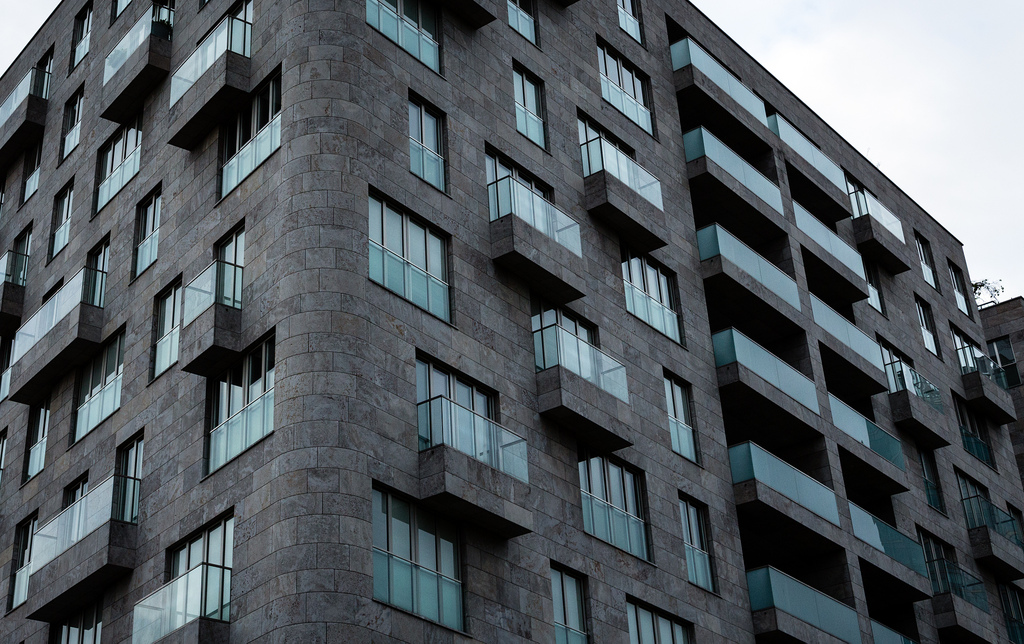
#> input picture 计算机视觉实践-练习3/srcnn/dataset/urban100/img_001.png, 1024 x 644 px, found by its file name; its folder holds only this picture in this run
$ python dataset.py
#> lines starting #> are read from the running program, lines starting #| are printed output that depends on the picture
import os
import cv2
import random
import numpy as np


class MyData:
    def __init__(self, path):
        self.path = path
        self.img_list = os.listdir(path)

    def __getitem__(self, index):
        img_name = self.img_list[index]
        img_item_path = os.path.join(self.path, img_name)
        img = cv2.imread(img_item_path)
        img = cv2.cvtColor(img, cv2.COLOR_BGR2YCrCb)
#> img: shape (644, 1024, 3); mean of channels 0, 1, 2 90.5, 123.9, 131.8
        img = img[:, :, 0]
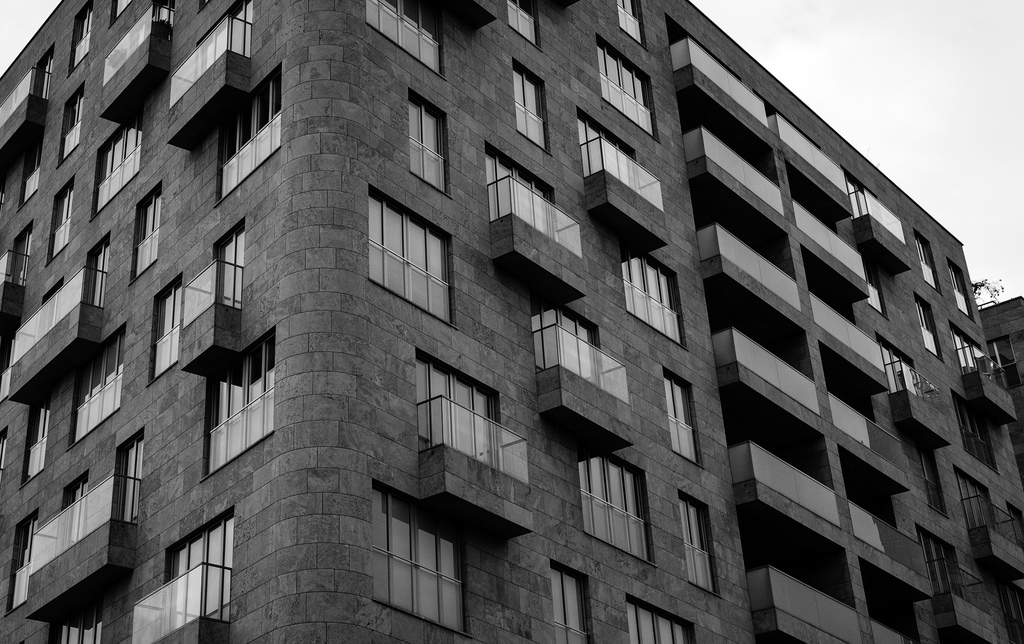
#> img: shape (644, 1024); min 0, max 255, mean 90.5
        return img

    def __len__(self):
        return len(self.img_list)


class SRCNNDataset:
    def __init__(self, hr_list, lr_list):
        self.hr_list = hr_list
        self.lr_list = lr_list

    def __getitem__(self, index):
        input_low_resolution = self.lr_list[index]
        label_high_resolution = self.hr_list[index]
        return input_low_resolution, label_high_resolution

    def __len__(self):
        return len(self.hr_list)


# 数据增强
def data_augment(data_img, augment_kind):
    (w, h) = (data_img.shape[0], data_img.shape[1])
    center = (w / 2, h / 2)
    angle = 0
    if augment_kind == 1:
        angle = 90
    elif augment_kind == 2:
        angle = 180
    elif augment_kind == 3:
        angle = 270

    m = cv2.getRotationMatrix2D(center, angle, 1.0)  # 执行仿射变换（旋转）
    rotated = cv2.warpAffine(data_img, m, (h, w))
    return rotated


def data_augment2(data_img, augment_kind):
    scale = 1
    if augment_kind == 1:
        scale = 0.9
    elif augment_kind == 2:
        scale = 1.1
    elif augment_kind == 3:
        scale = 1.2

    return cv2.resize(data_img, dsize=None, fx=scale, fy=scale, interpolation=cv2.INTER_CUBIC)


# size*size的patch
def get_patch(img_array, size):
    patch_list = []
    for n in range(len(img_array)):
        h = img_array[n].shape[0]
        step = int(h / size)
        for x in range(step):
            for y in range(step):
                temp_crop = img_array[n][size * x:size * (x + 1), size * y:size * (y + 1)]
                patch_list.append(temp_crop)
    return patch_list


img_data = MyData(r"E:\mindspore\srcnn\dataset\urban100")


# 将图像裁成正方形
def img_center_crop(image, crop_size):
    img_h = image.shape[0]
    img_w = image.shape[1]

    x_left = int(img_h / 2) - int(crop_size / 2)
    x_right = int(img_h / 2) + int(crop_size / 2)
    y_left = int(img_w/2) - int(crop_size / 2)
    y_right = int(img_w / 2) + int(crop_size / 2)
    img_crop = image[x_left:x_right, y_left:y_right]

    return img_crop


img_list = []
random.seed(22)
for data in img_data:
    kind = random.randint(1, 3)
    kind2 = random.randint(1, 3)
    if data.shape[0] > 640 and data.shape[1] > 640:
        result = img_center_crop(data, 640)
        img_list.append(result)

        result = data_augment(data, kind)
        result = img_center_crop(result, 640)
        img_list.append(result)

        result = data_augment2(data, kind2)
        if kind2 == 1:
            result = img_center_crop(result, 320)
            img_list.append(result)
        else:
            result = img_center_crop(result, 640)
            img_list.append(result)
#> this loop made 1 pass
#> kind on pass 1: 1
#> pass 1, in data_augment, `rotated = cv2.warpAffine(data_img, m, (h, w))`:
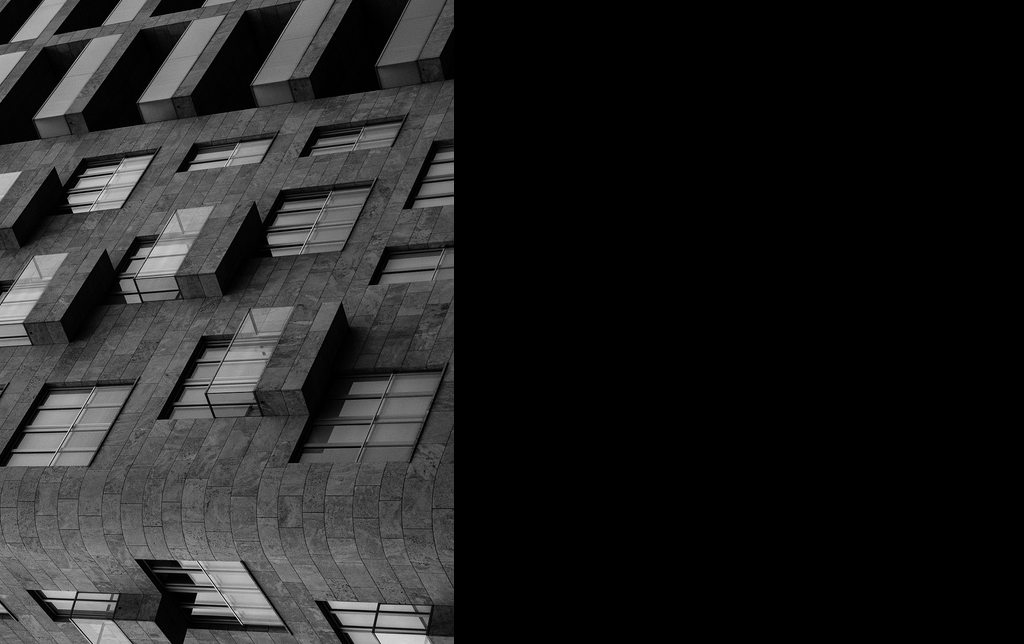
#> rotated: shape (644, 1024); min 0, max 231, mean 33.6
#> pass 1, in img_center_crop (call 2), `img_crop = image[x_left:x_right, y_left:y_right]`:
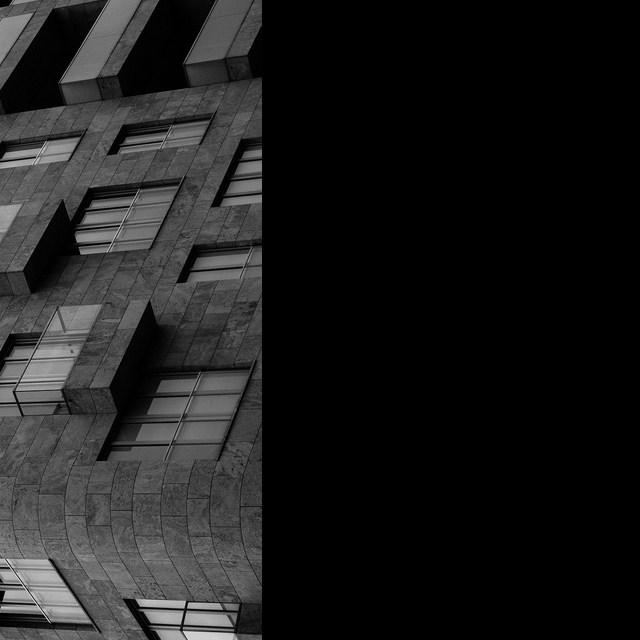
#> img_crop: shape (640, 640); min 0, max 228, mean 29.3
#> after the loop, img_list = 3 items


# 生成低分辨率图
LR_list = []
for i in range(len(img_list)):
    LR = cv2.resize(img_list[i], dsize=None, fx=0.5, fy=0.5)
    LR_list.append(cv2.resize(LR, dsize=None, fx=2, fy=2, interpolation=cv2.INTER_CUBIC))
#> this loop made 3 passes
#> pass 1, `LR = cv2.resize(img_list[i], dsize=None, fx=0.5, fy=0.5)`:
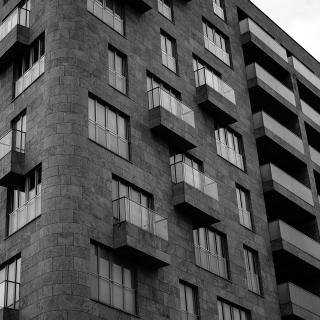
#> LR: shape (320, 320); min 0, max 255, mean 81.6
#> pass 3, `LR = cv2.resize(img_list[i], dsize=None, fx=0.5, fy=0.5)`:
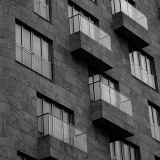
#> LR: shape (160, 160); min 0, max 212, mean 83.7
#> after the loop, LR_list = 3 items

size = 32
HR_patch_list = get_patch(img_list, size)
#> the loop in get_patch, `for n in range(len(img_array)):` made 3 passes
#> (h, step) on passes 1 to 3: (640, 20), (640, 20), (320, 10)
#> after the loop in get_patch, `for n in range(len(img_array)):`: patch_list = 900 items
#> HR_patch_list = 900 items
for i in range(len(HR_patch_list)):
    HR_patch_list[i] = HR_patch_list[i][6:size - 6, 6:size - 6]

dataset = SRCNNDataset(HR_patch_list, get_patch(LR_list, size))
#> the loop in get_patch (call 2), `for n in range(len(img_array)):` made 3 passes

$ run again, on 计算机视觉实践-练习3/srcnn/dataset/urban100/img_005.png
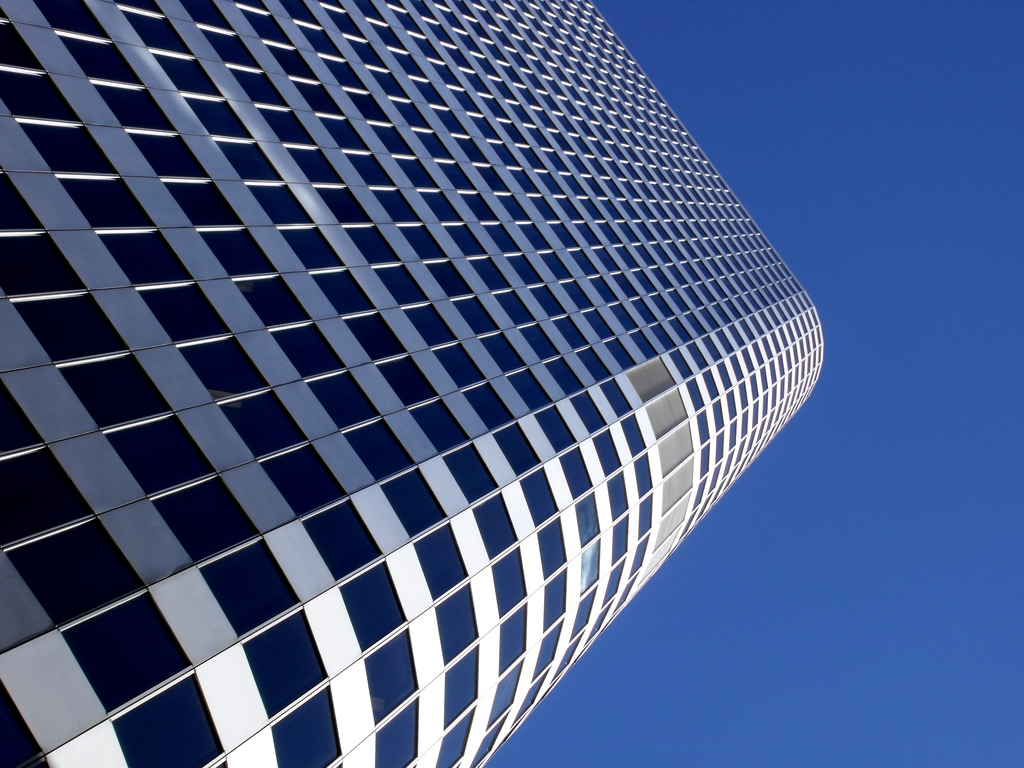
#> input picture 计算机视觉实践-练习3/srcnn/dataset/urban100/img_005.png, 1024 x 768 px, found by its file name
#> the loop `for data in img_data:` made 1 pass
#> kind on pass 1: 1
#> pass 1, in img_center_crop (call 2), `img_crop = image[x_left:x_right, y_left:y_right]`:
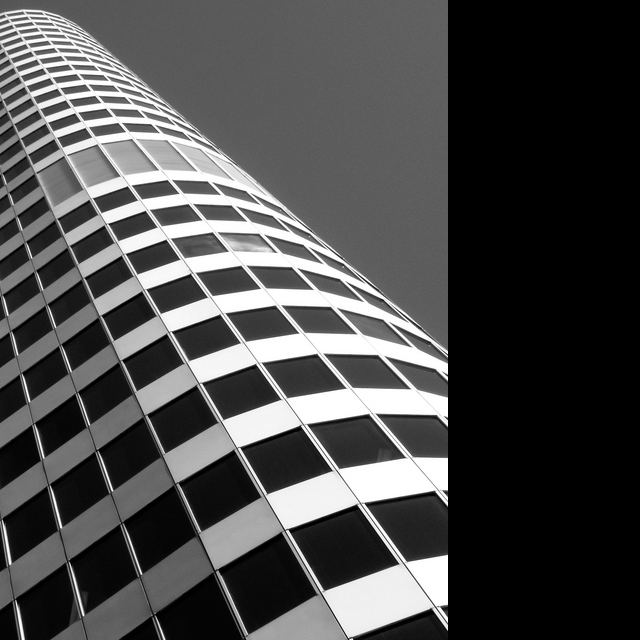
#> img_crop: shape (640, 640); min 0, max 255, mean 74.9
#> after the loop `for data in img_data:`: img_list = 3 items
#> the loop `for i in range(len(img_list)):` made 3 passes
#> pass 3, `LR = cv2.resize(img_list[i], dsize=None, fx=0.5, fy=0.5)`:
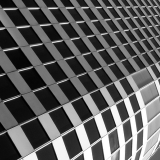
#> LR: shape (160, 160); min 0, max 255, mean 94
#> the loop in get_patch, `for n in range(len(img_array)):` made 3 passes
#> (h, step) on passes 1 to 3: (640, 20), (640, 20), (320, 10)
#> after the loop in get_patch, `for n in range(len(img_array)):`: patch_list = 900 items
#> the loop in get_patch (call 2), `for n in range(len(img_array)):` made 3 passes

$ run again, on 计算机视觉实践-练习3/srcnn/dataset/urban100/img_006.png
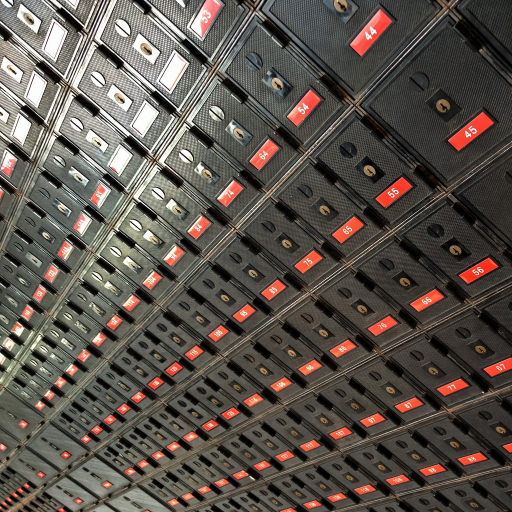
#> input picture 计算机视觉实践-练习3/srcnn/dataset/urban100/img_006.png, 1024 x 1024 px, found by its file name (shown at 1/2 size)
#> the loop `for data in img_data:` made 1 pass
#> kind on pass 1: 1
#> pass 1, in img_center_crop (call 2), `img_crop = image[x_left:x_right, y_left:y_right]`:
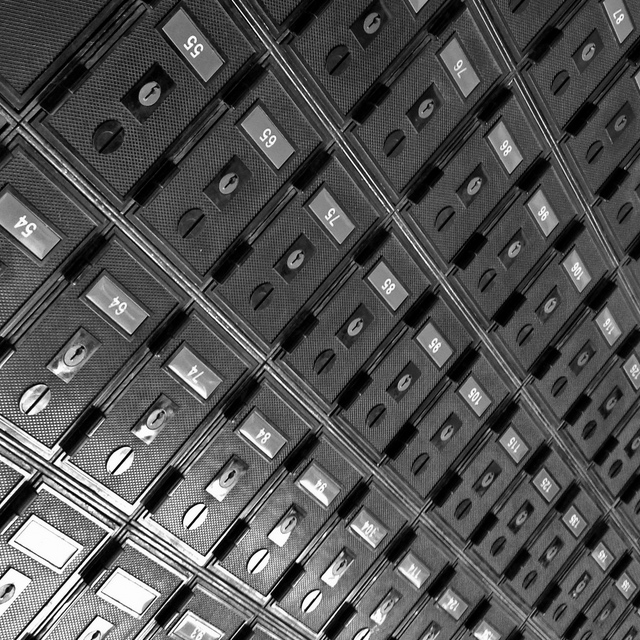
#> img_crop: shape (640, 640); min 0, max 255, mean 83.8
#> after the loop `for data in img_data:`: img_list = 3 items
#> the loop `for i in range(len(img_list)):` made 3 passes
#> pass 3, `LR = cv2.resize(img_list[i], dsize=None, fx=0.5, fy=0.5)`:
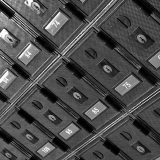
#> LR: shape (160, 160); min 0, max 253, mean 76.4
#> the loop in get_patch, `for n in range(len(img_array)):` made 3 passes
#> (h, step) on passes 1 to 3: (640, 20), (640, 20), (320, 10)
#> after the loop in get_patch, `for n in range(len(img_array)):`: patch_list = 900 items
#> the loop in get_patch (call 2), `for n in range(len(img_array)):` made 3 passes
